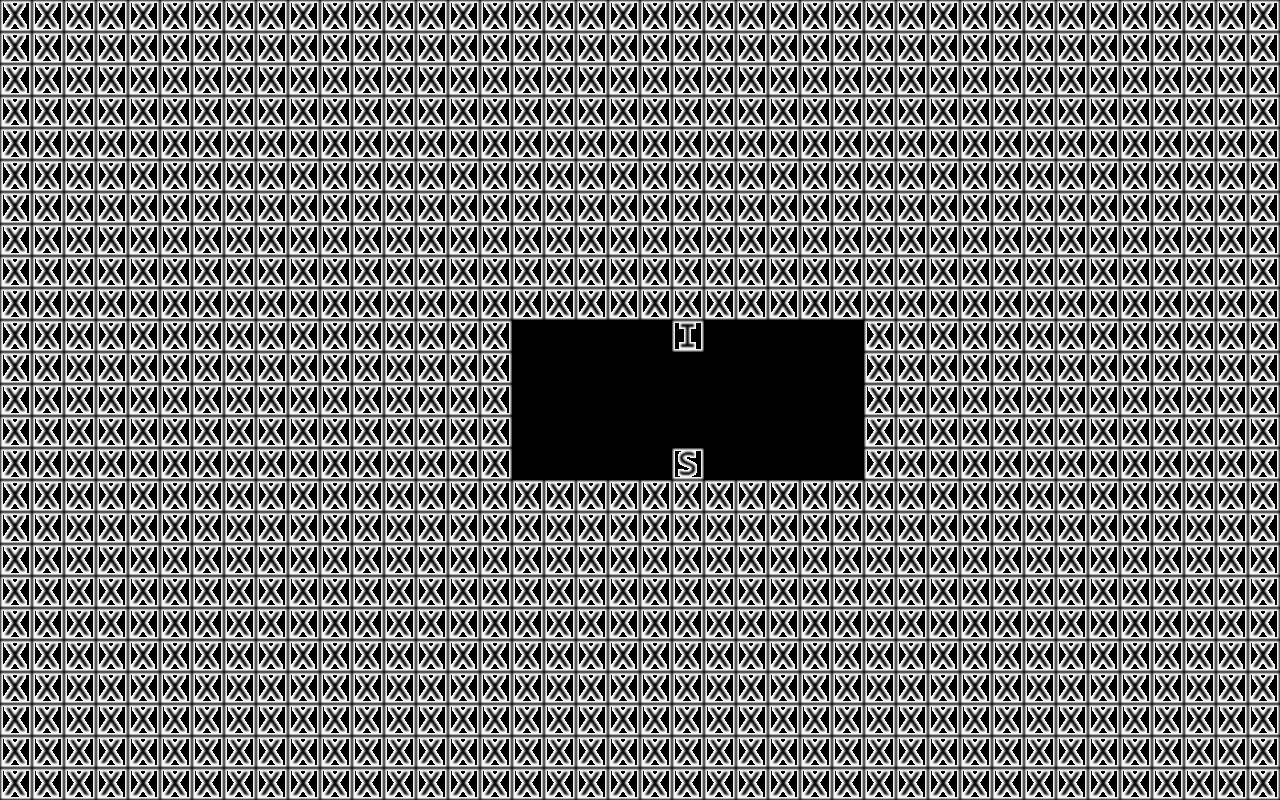

Tiled map render using the project's own tile images. Description and the map definition, with tile-layer contents summarised, below:
An orthogonal 40x25 tile map with 32x32 px tiles, 1 tile layer (Tile Layer 1).

<map version="1.0" orientation="orthogonal" width="40" height="25" tilewidth="32" tileheight="32">
 <tileset firstgid="1" name="test" tilewidth="32" tileheight="32">
  <image source="../tilesets/test.png" trans="ffffff" width="256" height="512" />
  <tile id="75">
   <properties>
    <property name="player" value="ice-cave" />
   </properties>
  </tile>
  <tile id="85">
   <properties>
    <property name="player" value="gamestart" />
   </properties>
  </tile>
 </tileset>
 <layer name="Tile Layer 1" width="40" height="25">
  <data>[1000 cells, 1000 non-empty, 4 distinct tile ids]</data>
 </layer>
</map>
